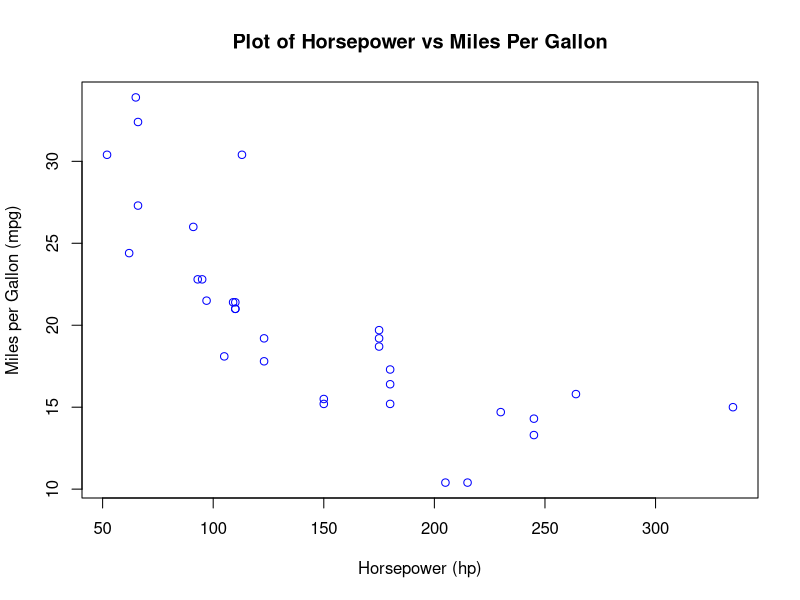

Here is the R script that generated this plot:
# Assignment 1 for MIS-64018

# Read in the "mtcars" dataset from the RStudio standard library

mtcars_data <- mtcars

# Display the "mtcars" dataset

mtcars_data

# Store the summary statistics for all the variables held within the "mtcars" dataset into variable named "summary_stats"

summary_stats <- summary(mtcars_data)

# Display summary statistics for "mtcars" dataset

summary_stats

# Plot of horsepower vs miles per gallonvs with title, x-axis title, y-axis title, and blue colored points

plot(mtcars$hp,mtcars$mpg, xlab = "Horsepower (hp)", ylab = "Miles per Gallon (mpg)", main = "Plot of Horsepower vs Miles Per Gallon", col = "blue")

